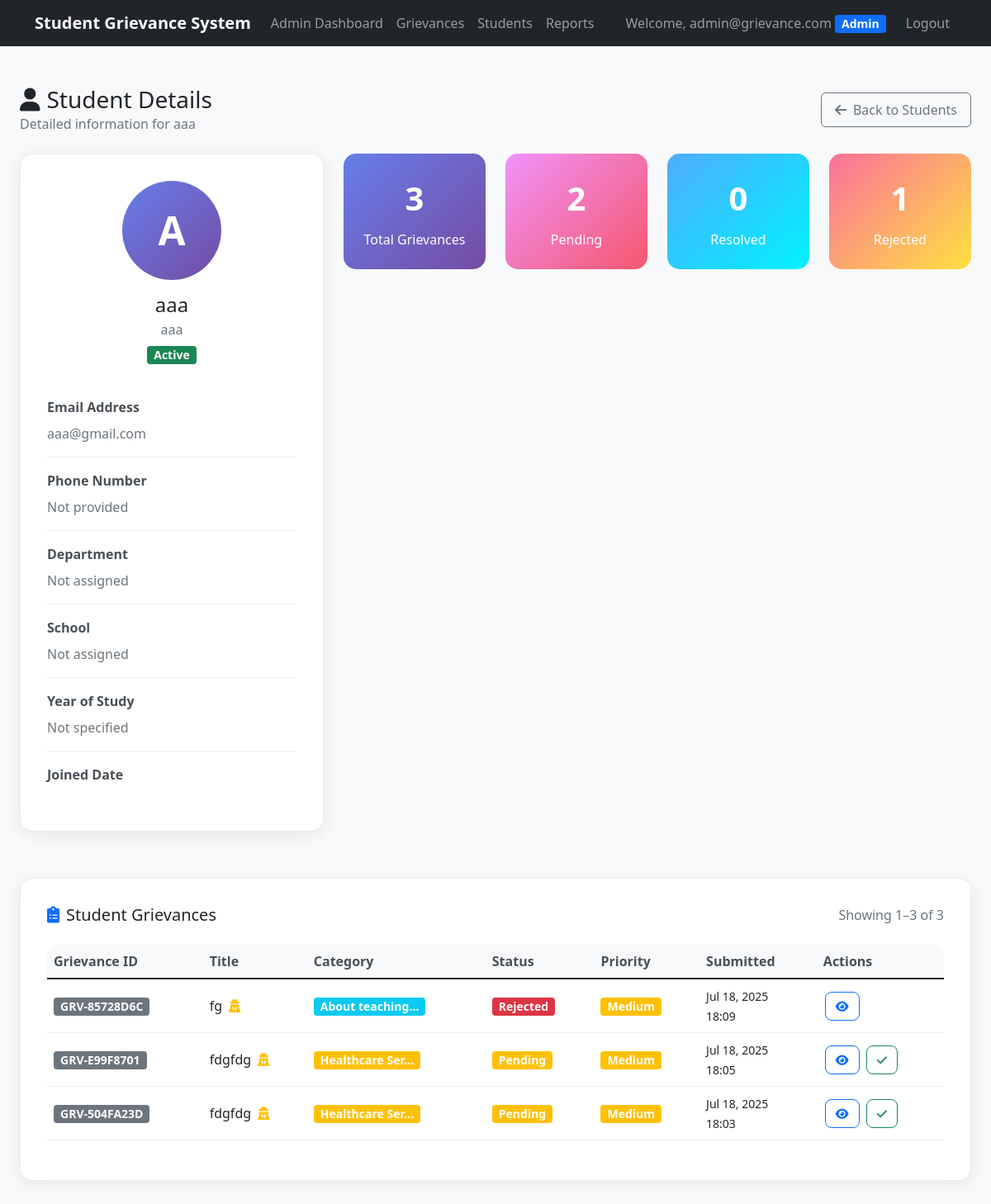
Before: /api/admin-panel/students/11/ (signed in) with the older database file.
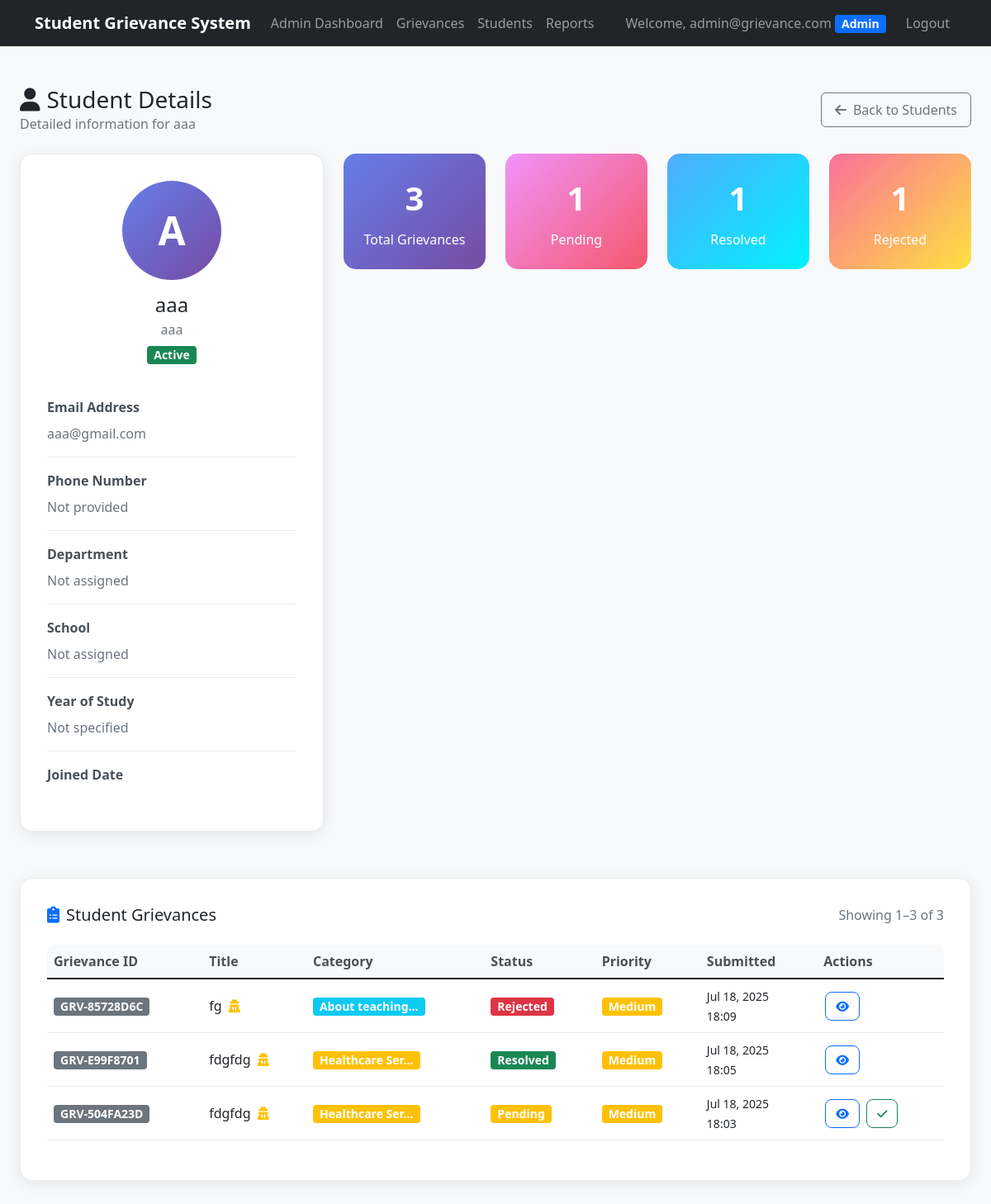
After: the same page with the newer database file.
### apps/grievances/models.py (models this page shows, shortened)
class Grievance(models.Model):
    STATUS_CHOICES = [
        ('pending', 'Pending'),
        ('resolved', 'Resolved'),
        ('rejected', 'Rejected'),
    ]
    PRIORITY_CHOICES = [
        ('low', 'Low'),
        ('medium', 'Medium'),
        ('high', 'High'),
        ('urgent', 'Urgent'),
    ]
    id = models.UUIDField(primary_key=True, default=uuid.uuid4, editable=False)
    student = models.ForeignKey(StudentProfile, on_delete=models.CASCADE, related_name='grievances')
    title = models.CharField(max_length=200)
    description = models.TextField()
    category = models.ForeignKey(Category, on_delete=models.CASCADE, related_name='grievances')
    department = models.CharField(max_length=100, blank=True, null=True, help_text="Department related to grievance")
    status = models.CharField(max_length=20, choices=STATUS_CHOICES, default='pending')
    priority = models.CharField(max_length=20, choices=PRIORITY_CHOICES, default='medium')
    assigned_to = models.ForeignKey(AdminProfile, on_delete=models.SET_NULL, null=True, blank=True, related_name='assigned_grievances')
    is_anonymous = models.BooleanField(default=False)
    expected_resolution_date = models.DateTimeField(null=True, blank=True)
    actual_resolution_date = models.DateTimeField(null=True, blank=True)
    submitted_at = models.DateTimeField(auto_now_add=True)
    updated_at = models.DateTimeField(auto_now=True)
    class Meta:
        ordering = ['-submitted_at']
        indexes = [
            models.Index(fields=['status', 'submitted_at']),
            models.Index(fields=['student', 'status']),
            models.Index(fields=['assigned_to', 'status']),
        ]
    @property
    def grievance_id(self):
        return f"GRV-{str(self.id)[:8].upper()}"

class Category(models.Model):
    CATEGORY_TYPES = [
        ('academic', 'Academic'),
        ('non_academic', 'Non-Academic'),
    ]
    id = models.UUIDField(primary_key=True, default=uuid.uuid4, editable=False)
    name = models.CharField(max_length=100)
    description = models.TextField(blank=True, null=True)
    category_type = models.CharField(max_length=20, choices=CATEGORY_TYPES)
    default_admin = models.ForeignKey(AdminProfile, on_delete=models.SET_NULL, null=True, blank=True, related_name='default_categories')
    keywords = models.TextField(blank=True, null=True, help_text="Keywords for auto-assignment (comma-separated)")
    is_active = models.BooleanField(default=True)
    created_at = models.DateTimeField(auto_now_add=True)
    updated_at = models.DateTimeField(auto_now=True)
    class Meta:
        verbose_name_plural = "Categories"
        ordering = ['category_type', 'name']

### apps/admin_panel/views.py (the view)
# urls.py: path('students/<int:student_id>/', views.student_detail_view, name='student_detail'),
@login_required
def student_detail_view(request, student_id):
    if not request.user.is_admin:
        messages.error(request, 'Access denied')
        return redirect('authentication:login')
    student = get_object_or_404(StudentProfile, id=student_id)
    student_grievances = Grievance.objects.filter(student=student).order_by('-submitted_at')
    paginator = Paginator(student_grievances, 10)
    page_number = request.GET.get('page')
    grievances = paginator.get_page(page_number)
    context = {
        'student': student,
        'grievances': grievances,
        'total_grievances': student_grievances.count(),
        'pending_grievances': student_grievances.filter(status='pending').count(),
        'resolved_grievances': student_grievances.filter(status='resolved').count(),
        'rejected_grievances': student_grievances.filter(status='rejected').count(),
    }
    return render(request, 'admin_panel/student_detail.html', context)

### apps/authentication/models.py (called while the page is built)
    def get_display_name(self):
        if hasattr(self, 'student_profile') and self.student_profile.name:
            return self.student_profile.name
        return self.email

    @property
    def is_student(self):
        return self.role == 'student'

    @property
    def is_admin(self):
        return self.role in ['admin', 'superadmin', 'officer']

### apps/students/context_processors.py (called while the page is built)
def student_notifications(request):
    if request.user.is_authenticated and request.user.is_student:
        notifications = get_student_notifications(request.user)
        return {
            'student_notifications': notifications,
            'notifications_count': len(notifications)
        }
    return {
        'student_notifications': [],
        'notifications_count': 0
    }

### templates/admin_panel/student_detail.html (shortened to what the changed rows need)
{% extends 'base.html' %}
{% load static %}
{% block content %}
<div class="container-fluid py-4">
    <div class="row mb-4">
        <div class="col-12">
            <div class="d-flex justify-content-between align-items-center">
                <div>
                    <h1 class="h3 mb-0 text-gray-800">
                        <i class="fas fa-user me-2"></i>Student Details
                    </h1>
                </div>
            </div>
        </div>
    </div>
    <div class="row mb-4">
        <div class="col-xl-8 col-lg-7">
            <div class="row mb-4">
                <div class="col-md-3">
                    <div class="stats-card pending">
                        <div class="stats-number">{{ pending_grievances }}</div>
                        <div class="stats-label">Pending</div>
                    </div>
                </div>
                <div class="col-md-3">
                    <div class="stats-card resolved">
                        <div class="stats-number">{{ resolved_grievances }}</div>
                        <div class="stats-label">Resolved</div>
                    </div>
                </div>
            </div>
        </div>
    </div>
    <div class="row">
        <div class="col-12">
            <div class="detail-card">
                {% if grievances %}
                <div class="table-responsive">
                    <table class="table table-hover">
                        <thead>
                            <tr>
                                <th>Grievance ID</th>
                                <th>Title</th>
                                <th>Category</th>
                                <th>Status</th>
                                <th>Priority</th>
                                <th>Submitted</th>
                                <th>Actions</th>
                            </tr>
                        </thead>
                        <tbody>
                            {% for grievance in grievances %}
                            <tr>
                                <td>
                                    <span class="badge bg-secondary">{{ grievance.grievance_id }}</span>
                                </td>
                                <td>
                                    <div>
                                        {{ grievance.title|truncatechars:40 }}
                                        {% if grievance.is_anonymous %}
                                            <i class="fas fa-user-secret text-warning ms-1" title="Anonymous"></i>
                                        {% endif %}
                                    </div>
                                </td>
                                <td>
                                    <span class="badge bg-{% if grievance.category.category_type == 'academic' %}info{% else %}warning{% endif %}">
                                        {{ grievance.category.name|truncatechars:15 }}
                                    </span>
                                </td>
                                <td>
                                    <span class="badge bg-{% if grievance.status == 'pending' %}warning{% elif grievance.status == 'resolved' %}success{% else %}danger{% endif %}">
                                        {{ grievance.get_status_display }}
                                    </span>
                                </td>
                                <td>
                                    <span class="badge bg-{% if grievance.priority == 'high' %}danger{% elif grievance.priority == 'medium' %}warning{% else %}secondary{% endif %} text-white">
                                        {{ grievance.get_priority_display }}
                                    </span>
                                </td>
                                <td>
                                    <small>{{ grievance.submitted_at|date:"M d, Y" }}<br>{{ grievance.submitted_at|time:"H:i" }}</small>
                                </td>
                                <td>
                                    <div class="action-buttons">
                                        <a href="{% url 'admin_panel:grievance_detail' grievance.id %}"
                                           class="btn btn-sm btn-outline-primary" title="View Details">
                                            <i class="fas fa-eye"></i>
                                        </a>
                                        {% if grievance.status == 'pending' %}
                                        <button class="btn btn-sm btn-outline-success"
                                                onclick="updateGrievanceStatus('{{ grievance.id }}', 'resolved')"
                                                title="Mark as Resolved">
                                            <i class="fas fa-check"></i>
                                        </button>
                                        {% endif %}
                                    </div>
                                </td>
                            </tr>
                            {% endfor %}
                        </tbody>
                    </table>
                </div>
                {% else %}
                <div class="text-center py-5">
                    <i class="fas fa-inbox fa-3x text-muted mb-3"></i>
                    <h6 class="text-muted">This student hasn't submitted any grievances yet</h6>
                </div>
                {% endif %}
            </div>
        </div>
    </div>
</div>
{% endblock %}

Changed rows visible on the page:
changed Grievance "GRV-E99F8701": status "Pending" → "Resolved"
Other visible differences:
{{ pending_grievances }}: "2" → "1"
{{ resolved_grievances }}: "0" → "1"
